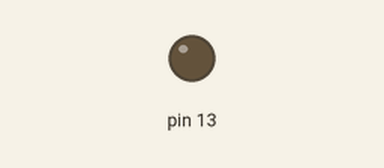
This sketch was run on a simulated Arduino Uno, built with avr-gcc and run on an emulated ATmega328P. Parts: output pins drawn as LEDs (lit = HIGH). Pins used as bus, display or sensor lines are not drawn.

Above: at 0.5 s.
At 1.3 s:
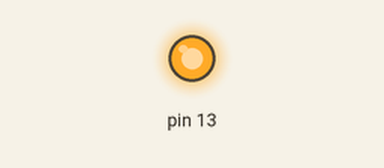
Timing chart, 0 to 6.1 s (numbered marks = the images above):
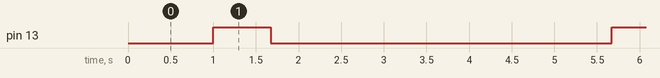

Measured:
- by itself, pin 13: alternates HIGH for 0.67 s and LOW for 4.0 s

The sketch:

IsobotSketch2x.pde
```cpp
#include <Isobot.h>

Isobot bot(3);
unsigned long time1, time2,action;

void setup(){
  Serial.begin(9600);
  time1=time2=millis();
  pinMode(13, OUTPUT);
}

void loop(){

  long temp =serReadInt();
  if(temp!=-1)action=temp;
  delay(1000);
     digitalWrite(13,HIGH);
      bot.buttonwrite(action,3);
      digitalWrite(13,LOW);
      delay(3000);

}


long serReadInt()
{
 int i, serAva;                           // i is a counter, serAva hold number of serial available
 char inputBytes [7];                 // Array hold input bytes
 char * inputBytesPtr = &inputBytes[0];  // Pointer to the first element of the array

 if (Serial.available()>0)            // Check to see if there are any serial input
 {
   delay(5);                              // Delay for terminal to finish transmitted
                                              // 5mS work great for 9600 baud (increase this number for slower baud)
   serAva = Serial.available();  // Read number of input bytes
   for (i=0; i<serAva; i++)       // Load input bytes into array
     inputBytes[i] = Serial.read();
   inputBytes[i] =  '\0';             // Put NULL character at the end
   return atol(inputBytesPtr);    // Call atoi function and return result
 }
 else
   return -1;                           // Return -1 if there is no input
}
```
